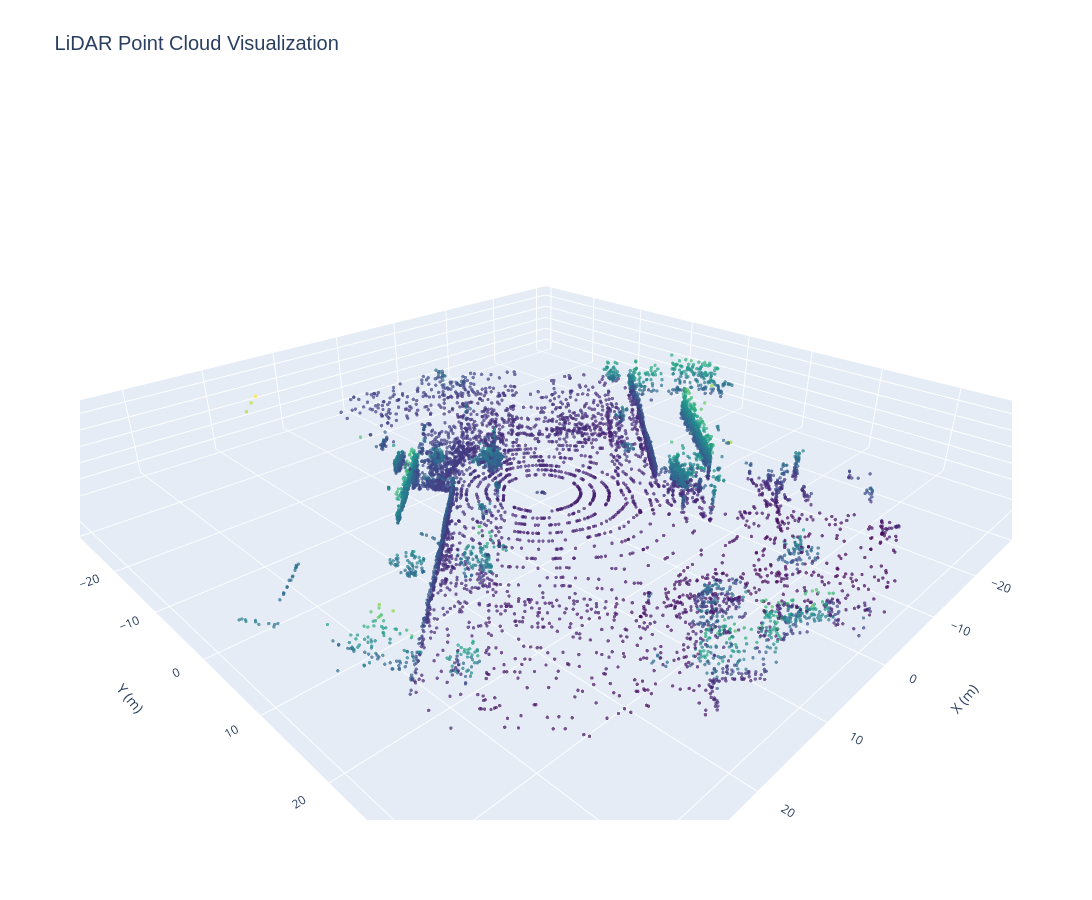

Notebook code for this chart:
### Markdown cell above
## Visualize one frame

### Code cell
fig = DrawLidarCloud(filtered_points[0])
# Show the plot
fig.show()

### Figure 1 — Plotly figure (JSON) as saved in the notebook; plotly's stock layout.template omitted (floating-point values rounded to 4 significant figures; data arrays with more than 128 entries replaced by an {"elided": "..."} marker saying what was removed)
{"data": [{"marker": {"color": {"elided": "10000 float values"}, "colorscale": [[0, "#440154"], [0.1111, "#482878"], [0.2222, "#3e4989"], [0.3333, "#31688e"], [0.4444, "#26828e"], [0.5556, "#1f9e89"], [0.6667, "#35b779"], [0.7778, "#6ece58"], [0.8889, "#b5de2b"], [1, "#fde725"]], "opacity": 0.7, "size": 2}, "mode": "markers", "name": "LiDAR Points", "type": "scatter3d", "x": {"elided": "10000 float values"}, "y": {"elided": "10000 float values"}, "z": {"elided": "10000 float values"}}], "layout": {"height": 900, "scene": {"aspectmode": "data", "camera": {"eye": {"x": 1.5, "y": 1.5, "z": 1}}, "xaxis": {"title": {"text": "X (m)"}}, "yaxis": {"title": {"text": "Y (m)"}}, "zaxis": {"title": {"text": "Z (m)"}}}, "title": {"font": {"family": "Arial", "size": 20}, "text": "LiDAR Point Cloud Visualization"}, "width": 1200}}
